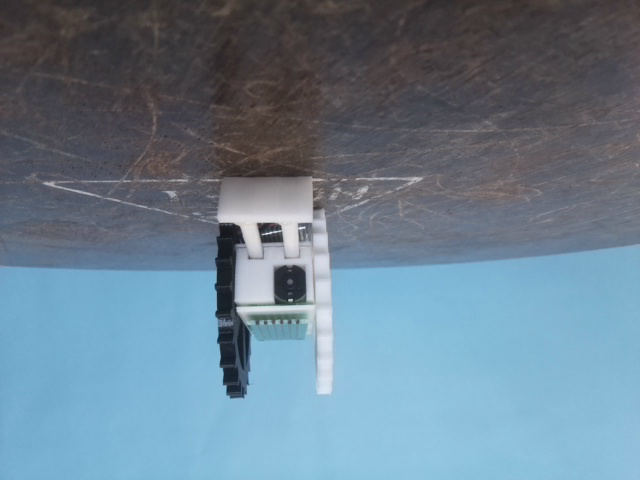
#> input picture TeacherPictures/0.taichou/2022年08月23日13時53分21秒.jpg, 640 x 480 px; its folder holds only this picture in this run
$ python ImageEditUtil.py
#> lines starting #> are read from the running program, lines starting #| are printed output that depends on the picture
import os
import shutil
import cv2
from collections import OrderedDict
import glob
class imageedit:
    def __init__(self,outputparentfoldr,inputparentfolder,anglestep):
        self.outputparentfolder=outputparentfoldr
        self.inputparentfolder=inputparentfolder
        self.anglestep=anglestep

    def makefolder(self,foldernumber=33):
        shutil.rmtree(self.outputparentfolder,ignore_errors=True)
        os.makedirs(self.outputparentfolder)
        for i in range(foldernumber):
            foldername=os.path.join(self.outputparentfolder,f'{i*self.anglestep}')
            os.makedirs(foldername)

    def imread(self):
        imagepath=os.path.join(self.inputparentfolder,'*','*')
        imagepaths=glob.glob(imagepath)
        imagepaths.sort()

        images={}

        for angle,i in enumerate(imagepaths):
            trueangle=angle*self.anglestep
            images[str(trueangle)]=cv2.imread(i)
#> pass 2 of the loop in imread, `for angle,i in enumerate(imagepaths):`:
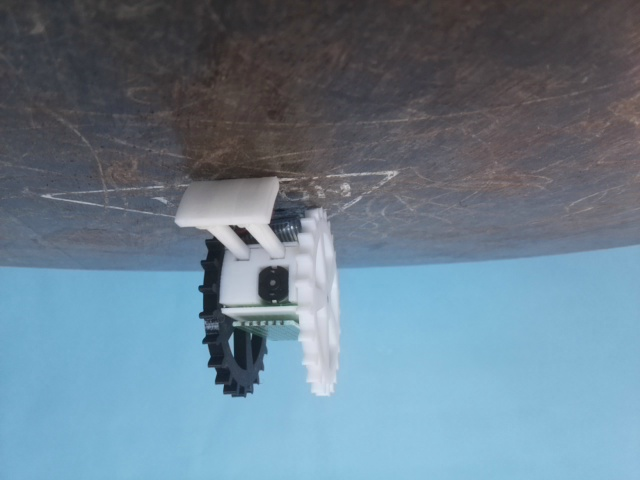
#> input picture TeacherPictures/1.taichou/2022年08月23日13時53分28秒.jpg, 640 x 480 px
#> pass 3 of the loop in imread, `for angle,i in enumerate(imagepaths):`:
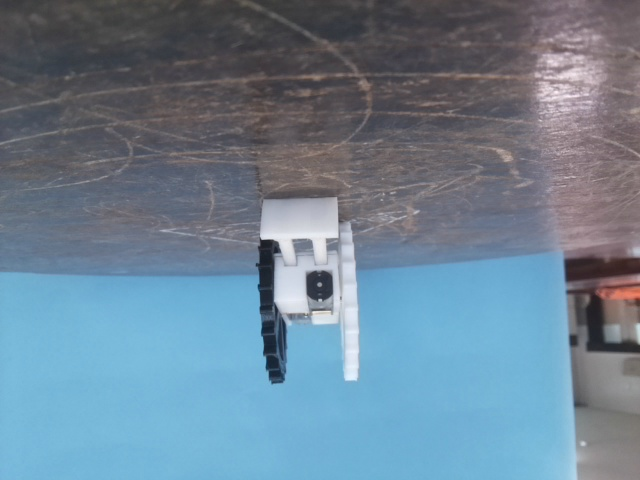
#> input picture TeacherPictures/1.taichou/2022年09月29日16時12分50秒.jpg, 640 x 480 px
#> the loop made 4 passes; the first 3 are shown

        return images

    def edit(self,images):
        image=images[1]
        fixedimage=images[200:420,:,:]
        fixedimage=cv2.rotate(fixedimage,cv2.ROTATE_180)
        return fixedimage

    def imwrite(self):
        images=self.imread()
#> images = 4 items
        for folder,image in images.items():
            fixedimage=self.edit(image)
#> in edit, `image=images[1]`: image = 640 rows, first 8: [45, 46, 50], [47, 48, 52], [47, 48, 52], [46, 47, 51], [44, 45, 49], [45, 46, 50], [48, 47, 51], [48, 47, 51]
#> in edit, `fixedimage=images[200:420,:,:]`:
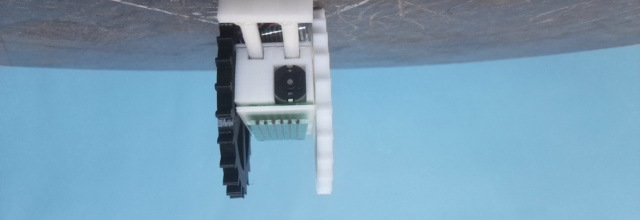
#> fixedimage: shape (220, 640, 3); mean B, G, R 185.2, 161.1, 123.7
#> in edit, `fixedimage=cv2.rotate(fixedimage,cv2.ROTATE_180)`:
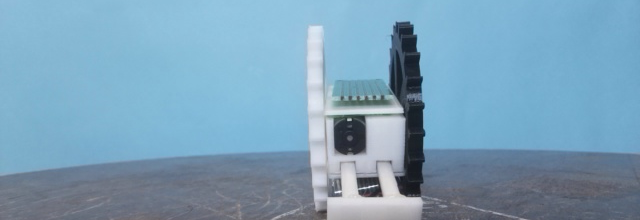
#> fixedimage: shape (220, 640, 3); mean B, G, R 185.2, 161.1, 123.7
#> image is the input picture: shape (480, 640, 3); mean B, G, R 144.2, 128.3, 106.4
            folder=str(folder)
#> folder = '0'
            outputfolder=os.path.join(self.outputparentfolder,folder,'fixed.jpg')
            cv2.imwrite(outputfolder,fixedimage)
#> pass 2 of the loop in imwrite, `for folder,image in images.items():`:
#> image = 640 rows, first 8: [56, 57, 55], [56, 57, 55], [57, 58, 56], [57, 58, 56], [57, 58, 56], [58, 59, 57], [59, 59, 59], [60, 60, 60]
#> in edit (call 2), `fixedimage=images[200:420,:,:]`:
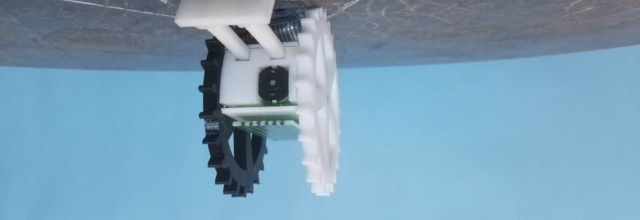
#> fixedimage: shape (220, 640, 3); mean B, G, R 183.7, 160.4, 123.8
#> in edit (call 2), `fixedimage=cv2.rotate(fixedimage,cv2.ROTATE_180)`:
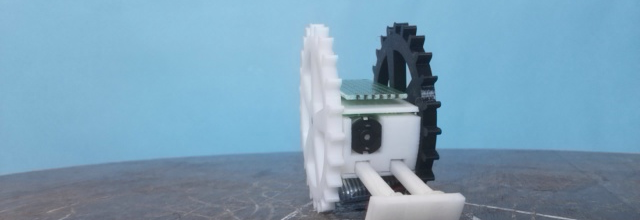
#> fixedimage: shape (220, 640, 3); mean B, G, R 183.7, 160.4, 123.8
#> in imwrite, image is the input picture: shape (480, 640, 3); mean B, G, R 143.4, 127.8, 106.1
#> folder = '12'
#> pass 3 of the loop in imwrite, `for folder,image in images.items():`:
#> image = 640 rows, first 8: [64, 62, 62], [64, 62, 62], [66, 61, 62], [65, 60, 61], [65, 60, 61], [64, 59, 60], [62, 60, 60], [62, 60, 60]
#> in edit (call 3), `fixedimage=images[200:420,:,:]`:
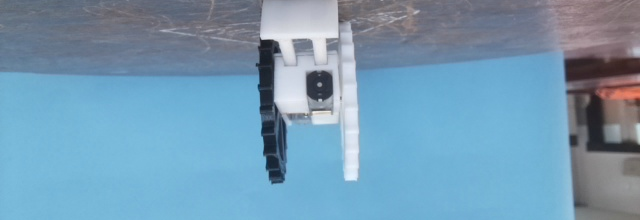
#> fixedimage: shape (220, 640, 3); mean B, G, R 180, 155.1, 117.6
#> in edit (call 3), `fixedimage=cv2.rotate(fixedimage,cv2.ROTATE_180)`:
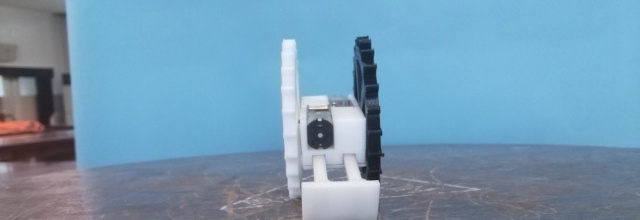
#> fixedimage: shape (220, 640, 3); mean B, G, R 180, 155.1, 117.6
#> in imwrite, image is the input picture: shape (480, 640, 3); mean B, G, R 148.6, 131.3, 108.9
#> folder = '24'
#> the loop made 4 passes; the first 3 are shown

kurasu=imageedit(outputparentfoldr='/home/pi/Desktop/ImageEdit/fixedimages',inputparentfolder='/home/pi/Desktop/ImageEdit/TeacherPictures',anglestep=12)
kurasu.imwrite()
#kurasu.makefolder()
